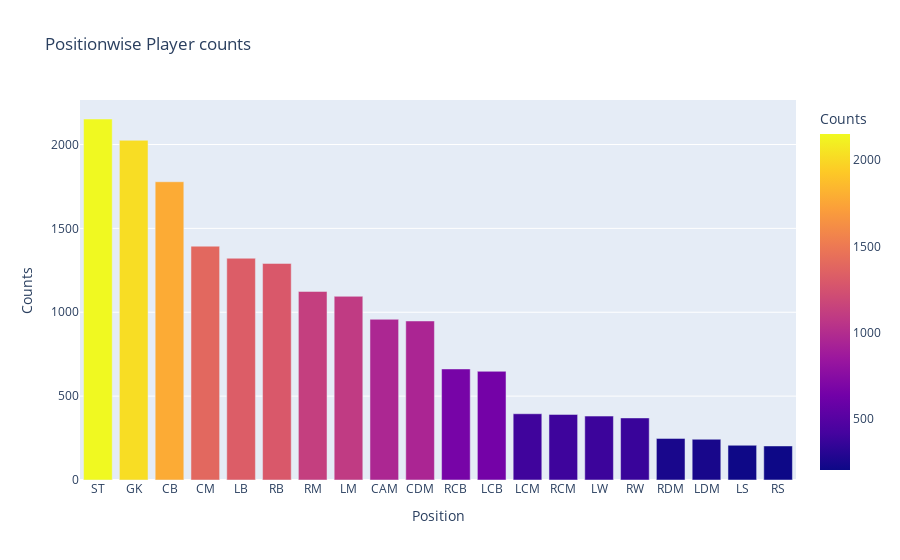

Notebook code for this chart:
### Markdown cell above
### 18. Find the position in the pitch where the maximum number of players play and the position where the minimum number of players play? Display it using a plot.

### Code cell
pos_cnt=fifa_df4.groupby('Position').apply(lambda x:x['Name'].count()).reset_index(name='Counts')
pos_cnt.sort_values(by='Counts',ascending=False,inplace=True)
top_20_pos_cnt=pos_cnt[:20]
fig=px.bar(top_20_pos_cnt,x='Position',y='Counts',color='Counts',title='Positionwise Player counts')
plt.savefig("Position.png")
fig.show()

### Figure 1 — Plotly figure (JSON) as saved in the notebook; plotly's stock layout.template omitted (floating-point values rounded to 4 significant figures)
{"data": [{"alignmentgroup": "True", "hovertemplate": "Position=%{x}<br>Counts=%{marker.color}<extra></extra>", "legendgroup": "", "marker": {"color": [2152, 2025, 1778, 1394, 1322, 1291, 1124, 1095, 958, 948, 662, 648, 395, 391, 381, 370, 248, 243, 207, 203], "coloraxis": "coloraxis", "pattern": {"shape": ""}}, "name": "", "offsetgroup": "", "orientation": "v", "showlegend": false, "textposition": "auto", "type": "bar", "x": ["ST", "GK", "CB", "CM", "LB", "RB", "RM", "LM", "CAM", "CDM", "RCB", "LCB", "LCM", "RCM", "LW", "RW", "RDM", "LDM", "LS", "RS"], "xaxis": "x", "y": [2152, 2025, 1778, 1394, 1322, 1291, 1124, 1095, 958, 948, 662, 648, 395, 391, 381, 370, 248, 243, 207, 203], "yaxis": "y"}], "layout": {"barmode": "relative", "coloraxis": {"colorbar": {"title": {"text": "Counts"}}, "colorscale": [[0, "#0d0887"], [0.1111, "#46039f"], [0.2222, "#7201a8"], [0.3333, "#9c179e"], [0.4444, "#bd3786"], [0.5556, "#d8576b"], [0.6667, "#ed7953"], [0.7778, "#fb9f3a"], [0.8889, "#fdca26"], [1, "#f0f921"]]}, "legend": {"tracegroupgap": 0}, "title": {"text": "Positionwise Player counts"}, "xaxis": {"anchor": "y", "domain": [0, 1], "title": {"text": "Position"}}, "yaxis": {"anchor": "x", "domain": [0, 1], "title": {"text": "Counts"}}}}
